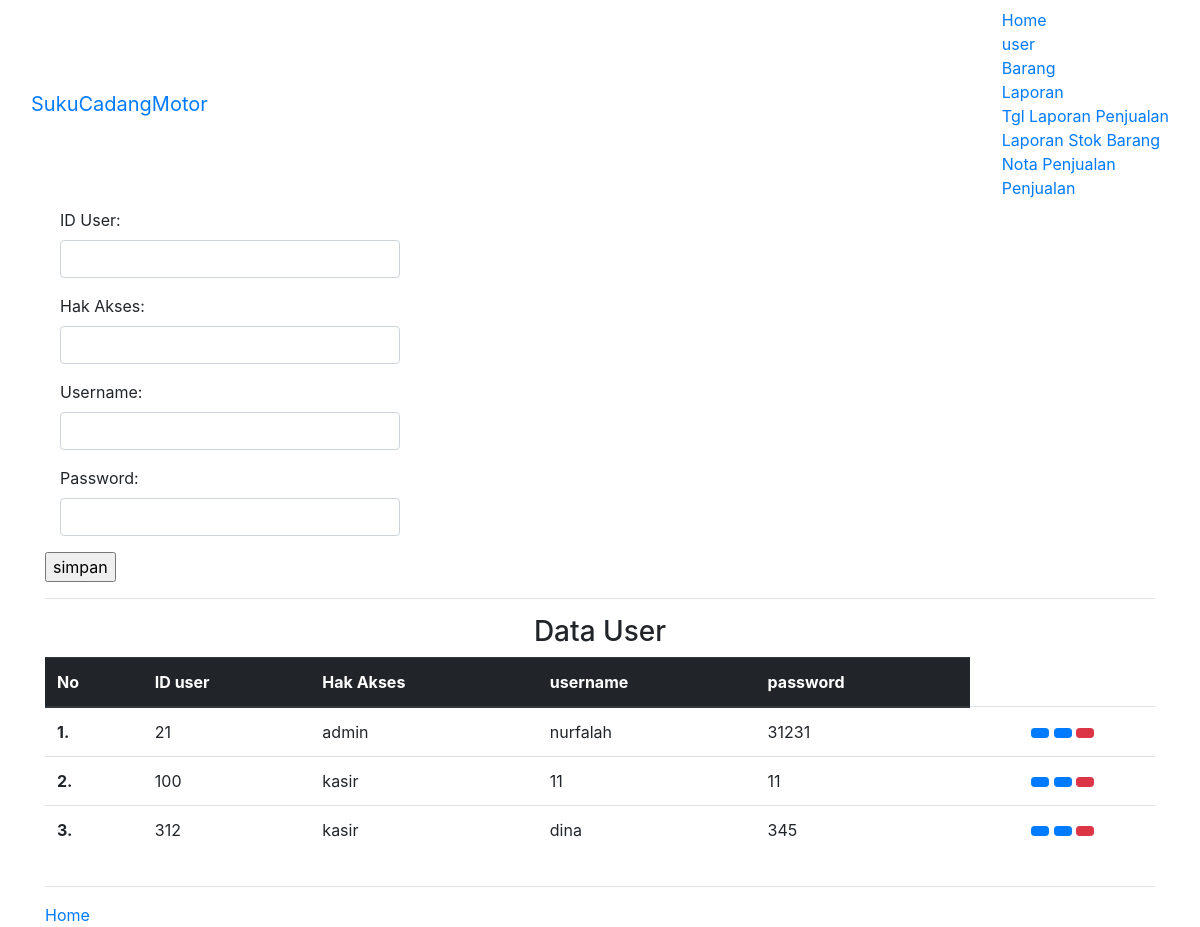
The page /sukucadangmotor/input_user.php on the database its author committed.
### tables this page shows
CREATE TABLE `user` (
  `id_user` int(10) NOT NULL,
  `hak_akses` varchar(20) NOT NULL,
  `password` varchar(20) NOT NULL,
  `username` varchar(20) NOT NULL
);

### sukucadangmotor/view_user.php (the view, shortened to what this page needs)
<?php
include("connection.php");
?>
<link rel="stylesheet" href="css/bootstrap.css">
<h3 align="center">Data User</h3>
<div class="table-responsive">
<table class="table">
    <thead class="thead-dark">
    <tr>
        <th scope="col">No</th>
        <th scope="col">ID user</th>
        <th scope="col">Hak Akses</th>
        <th scope="col">username</th>
        <th scope="col">password</th>
    </tr>
    </thead>
    <tbody>
<?php
    $no=1;
    $query=("SELECT * FROM user");
    $lihat = mysqli_query($con, $query) or die('Error, query failed. ' . mysqli_error());
    while($r=mysqli_fetch_array($lihat)){
?>
    <tr>
        <th scope="row"><?php echo"$no";?>.</th>
        <td><?php echo"$r[id_user]";?></td>
        <td><?php echo"$r[hak_akses]";?></td>
        <td><?php echo"$r[username]";?></td>
        <td><?php echo"$r[password]";?></td>
        <td align="center">
            <a href="user_detail.php?halaman=user_detail&id=<?= $r['id_user'];?>" title="Detail Data" class="btn btn-primary btn-sm"><span class="glyphicon glyphicon-info-sign" aria-hidden="true"></span></a>
            <a href="?halaman=user_edit&id=<?php echo"$r[id_user]";?>" title="Edit Data" class="btn btn-primary btn-sm"><span class="glyphicon glyphicon-edit" aria-hidden="true"></span></a>
            <a  href= "delete_user.php?halaman=user_delete&id_user=<?= $r['id_user'];?>" title="Hapus Data" class="btn btn-danger btn-sm"><span class="glyphicon glyphicon-trash" aria-hidden="true"></span></a>
        </td>
    </tr>
<?php
$no++;
} ?>
</tbody>
</table>
</div>

### rows shown on the page
user: id_user "21", hak_akses "admin", username "nurfalah", password "31231"
user: id_user "100", hak_akses "kasir", username "11", password "11"
user: id_user "312", hak_akses "kasir", username "dina", password "345"
